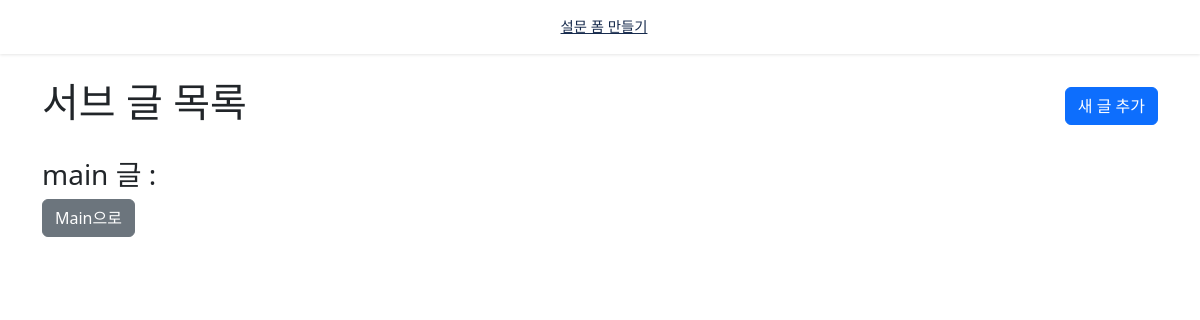
/basiccontent/subposts/2/list/, run on an earlier commit of the app's database.
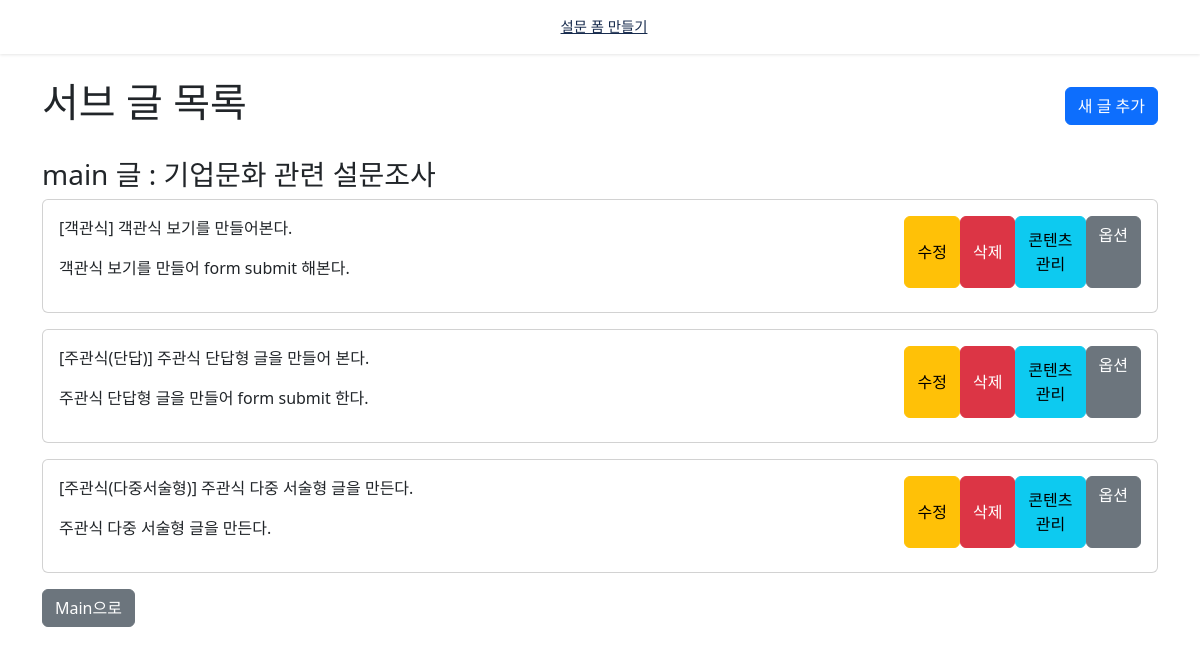
And on a later commit of the database.
### basiccontent/models.py (models this page shows, shortened)
class SubPost(models.Model):
    main_post = models.ForeignKey(MainPost, on_delete=models.CASCADE, related_name="sub_posts")
    post_type = models.ForeignKey(PostType, on_delete=models.CASCADE, verbose_name="글 유형")
    title = models.CharField(max_length=255, verbose_name="서브 제목")
    description = models.TextField(null=True, blank=True, verbose_name="내용")
    necessary = models.BooleanField(default=True, verbose_name="필수 여부")  # 필수 응답인지 표시
    created_at = models.DateTimeField(auto_now_add=True)
    updated_at = models.DateTimeField(auto_now=True)
    class Meta:
        verbose_name = "실제 문항"

class MainPost(models.Model):
    title = models.CharField(max_length=255, verbose_name="대주제")
    description = models.TextField(null=True, blank=True, verbose_name="내용")
    created_at = models.DateTimeField(auto_now_add=True)
    updated_at = models.DateTimeField(auto_now=True)
    class Meta:
        verbose_name = "메인 글"

class PostType(models.Model):
    post_type = models.CharField(max_length=30, verbose_name="글 유형")
    class Meta:
        verbose_name = "글 유형"

### basiccontent/views.py (the view)
# urls.py: path('subposts/<int:post_id>/list/', views.SubPostListView.as_view(), name='subpost-list'),
class SubPostListView(ListView):
    model = SubPost
    template_name = 'basiccontent/subpost/subpost_list.html'
    context_object_name = 'sub_posts'
    def get_queryset(self):
        post_id = self.kwargs.get('post_id')
        sub_posts = SubPost.objects.filter(main_post_id=post_id).select_related('main_post')
        return sub_posts
    def get_context_data(self, **kwargs):
        context = super().get_context_data(**kwargs)
        context['post_id'] = self.kwargs.get('post_id')
        return context

### templates/basiccontent/subpost/subpost_list.html (shortened to what this page needs)
{% extends 'base.html' %}
{% load content_tags %}
{% block content %}
<div class="container mt-4">
    <div class="d-flex justify-content-between align-items-center mb-4">
        <h1>서브 글 목록</h1>
        <button
            class="btn btn-primary"
            hx-get="{% url 'basiccontent:subpost-create' post_id %}"
            hx-target="#form-dialog"
            hx-trigger="click">
            새 글 추가
        </button>
    </div>
    <h3>main 글 : {{ sub_posts.0.main_post.title }}</h3>
    <div id="subpost-list">
        {% for sub_post in sub_posts %}
        <div class="card mb-3" id="sub_post-{{ sub_post.id }}">
            <div class="card-body">
                <div class="row">
                    <div class="col-md-8">
                        <h7 class="card-title">[{{ sub_post.post_type.post_type }}] {{ sub_post.title }} </h7>
                        <p class="card-text mt-2">{{ sub_post.description|linebreaks }}</p>
                    </div>
                    <div class="col-md-4">
                        <div class="d-flex justify-content-end h-100">
                            <button
                                class="btn btn-warning mb-2 w-70"
                                hx-get="{% url 'basiccontent:subpost-update' sub_post.id %}"
                                hx-target="#form-dialog">
                                수정
                            </button>
                            <button
                                class="btn btn-danger mb-2 w-70"
                                hx-delete="{% url 'basiccontent:subpost-delete' sub_post.id %}"
                                hx-target="#subpost-list"
                                hx-confirm="정말 삭제하시겠습니까?">
                                삭제
                            </button>
                            <button
                                class="btn btn-info mb-2 w-70"
                                hx-get="{% url 'basiccontent:post-content-update' sub_post.id %}"
                                hx-target="#form-dialog">
                                콘텐츠<br/>관리
                            </button>
                            <a href="{% url 'basiccontent:option-list' sub_post.id %}" class="btn btn-secondary mb-2 w-70">옵션</a>
                        </div>
                    </div>
                </div>
            </div>
        </div>
        {% endfor %}
    </div>
    <button type="button" class="btn btn-secondary" onclick="history.back()">Main으로</button>
</div>
{% endblock %}

### templates/base.html (shortened to what this page needs)
{% load widget_tweaks %}
{% load bootstrap5 %}
{% bootstrap_css %}
{% load static %}
{% load content_tags %}
<!DOCTYPE html>
<html lang="en">
<head>
</head>
<body>
<nav class="navbar">
    <div class="navbar-container">
        <div class="navbar-menu">
            <div class="navbar-item">
                <a href="{% url 'basiccontent:post-list' %}" class="navbar-link">
                     설문 폼 만들기
                </a>
            </div>
        </div>
    </div>
</nav>
{% block content %}
{% endblock %}
</body>
</html>

### templates/base.html (style rules this page uses)
.navbar { display: flex; align-items: center; justify-content: center; padding: 0.5rem 2rem; background-color: white; box-shadow: 0 1px 3px rgba(0, 0, 0, 0.1); position: sticky; top: 0; z-index: 1000; }
.navbar-container { display: flex; align-items: center; width: 100%; max-width: 1200px; margin: 0 auto; }
.navbar-menu { display: flex; align-items: center; justify-content: center; flex-grow: 1; }
.navbar-item { position: relative; margin: 0 1.5rem; }
.navbar-link { display: flex; align-items: center; padding: 0.5rem; font-size: 0.9rem; color: #172B4D; }

What changed in the data, as far as the page shows it:
added SubPost: main_post.title "기업문화 관련 설문조사", post_type.post_type "객관식", title "객관식 보기를 만들어본다.", description "객관식 보기를 만들어 form submit 해본다."
added SubPost: post_type.post_type "주관식(단답)", title "주관식 단답형 글을 만들어 본다.", description "주관식 단답형 글을 만들어 form submit 한다."
added SubPost: post_type.post_type "주관식(다중서술형)", title "주관식 다중 서술형 글을 만든다.", description "주관식 다중 서술형 글을 만든다."
